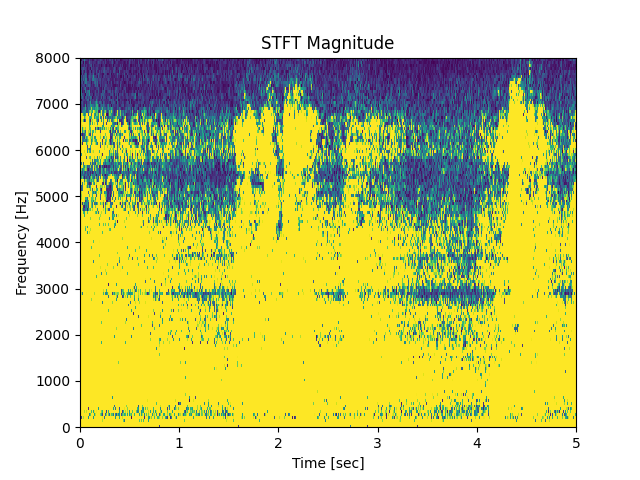

This figure's Python source:

import scipy
import scipy.io
import scipy.signal 
from scipy.io import wavfile
from matplotlib import pyplot as plt 
import numpy as np 
amp = 2 * np.sqrt(2)
#采样率 帧长度#
rate,x = scipy.io.wavfile.read('C:/Users/jing/Desktop/语音比赛/resampled.wav')
f,t,z=scipy.signal.stft(x, fs =rate,window ='hann')

plt.pcolormesh(t,f,np.abs(z), vmin = 0, vmax = amp)
plt.title('STFT Magnitude')
plt.ylabel('Frequency [Hz]')
plt.xlabel('Time [sec]')
#plt.show()
plt.savefig('stft.png')

